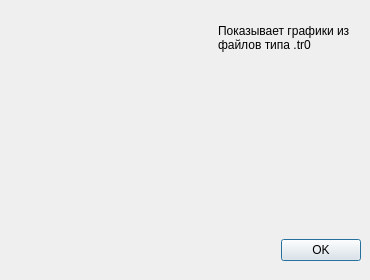
<?xml version="1.0" encoding="UTF-8"?>
<ui version="4.0">
 <class>AboutDIalog</class>
 <widget class="QDialog" name="AboutDIalog">
  <property name="geometry">
   <rect>
    <x>0</x>
    <y>0</y>
    <width>370</width>
    <height>280</height>
   </rect>
  </property>
  <property name="sizePolicy">
   <sizepolicy hsizetype="Fixed" vsizetype="Fixed">
    <horstretch>0</horstretch>
    <verstretch>0</verstretch>
   </sizepolicy>
  </property>
  <property name="minimumSize">
   <size>
    <width>370</width>
    <height>280</height>
   </size>
  </property>
  <property name="maximumSize">
   <size>
    <width>370</width>
    <height>280</height>
   </size>
  </property>
  <property name="windowTitle">
   <string>Dialog</string>
  </property>
  <widget class="QDialogButtonBox" name="buttonBox">
   <property name="geometry">
    <rect>
     <x>10</x>
     <y>230</y>
     <width>351</width>
     <height>41</height>
    </rect>
   </property>
   <property name="orientation">
    <enum>Qt::Horizontal</enum>
   </property>
   <property name="standardButtons">
    <set>QDialogButtonBox::Ok</set>
   </property>
  </widget>
  <widget class="QLabel" name="label">
   <property name="geometry">
    <rect>
     <x>0</x>
     <y>10</y>
     <width>210</width>
     <height>190</height>
    </rect>
   </property>
   <property name="text">
    <string/>
   </property>
   <property name="textFormat">
    <enum>Qt::PlainText</enum>
   </property>
   <property name="pixmap">
    <pixmap resource="resources.qrc">:/images/marvin.png</pixmap>
   </property>
   <property name="scaledContents">
    <bool>true</bool>
   </property>
   <property name="alignment">
    <set>Qt::AlignLeading|Qt::AlignLeft|Qt::AlignTop</set>
   </property>
  </widget>
  <widget class="QLabel" name="label_2">
   <property name="geometry">
    <rect>
     <x>218</x>
     <y>24</y>
     <width>141</width>
     <height>191</height>
    </rect>
   </property>
   <property name="text">
    <string>Показывает графики из файлов типа .tr0</string>
   </property>
   <property name="alignment">
    <set>Qt::AlignLeading|Qt::AlignLeft|Qt::AlignTop</set>
   </property>
   <property name="wordWrap">
    <bool>true</bool>
   </property>
  </widget>
 </widget>
 <resources>
  <include location="resources.qrc"/>
 </resources>
 <connections>
  <connection>
   <sender>buttonBox</sender>
   <signal>accepted()</signal>
   <receiver>AboutDIalog</receiver>
   <slot>accept()</slot>
   <hints>
    <hint type="sourcelabel">
     <x>248</x>
     <y>254</y>
    </hint>
    <hint type="destinationlabel">
     <x>157</x>
     <y>274</y>
    </hint>
   </hints>
  </connection>
  <connection>
   <sender>buttonBox</sender>
   <signal>rejected()</signal>
   <receiver>AboutDIalog</receiver>
   <slot>reject()</slot>
   <hints>
    <hint type="sourcelabel">
     <x>316</x>
     <y>260</y>
    </hint>
    <hint type="destinationlabel">
     <x>286</x>
     <y>274</y>
    </hint>
   </hints>
  </connection>
 </connections>
</ui>
